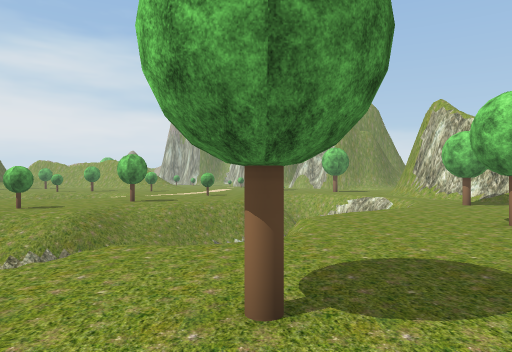
View 1 (above)

24 first-person views from a walk through a 3-D level made in the Unity game engine. The camera is 1.5 m above the floor, looks level and sees 70° across. The floor is counted in squares, 2 m on a side. Each view is taken from the middle of a square. On the plan, view 1 faces up. The plan holds only what a view shows up to about 11 squares ahead; the rest is blank. The place goes on beyond the plan. Some trees and plants on the terrain are drawn as simple stand-ins. Some surface patterns are stand-ins.

View 2
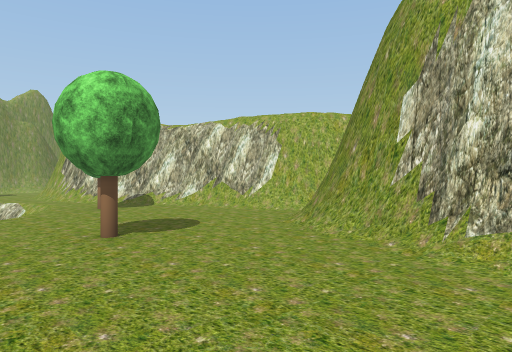

View 3
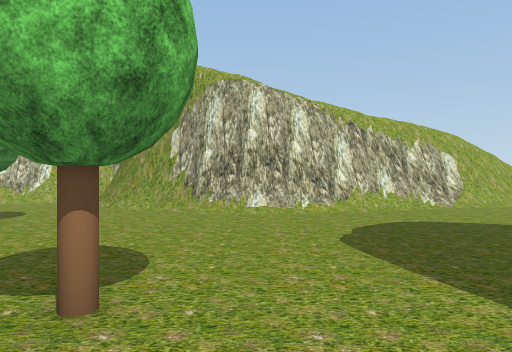

View 4
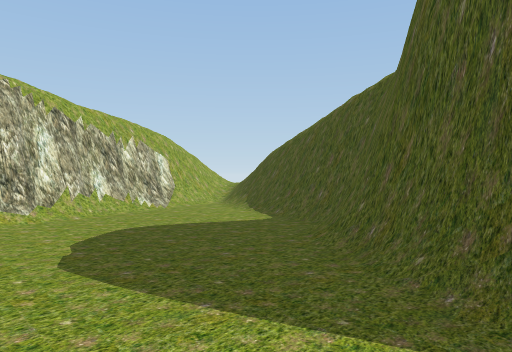

View 5
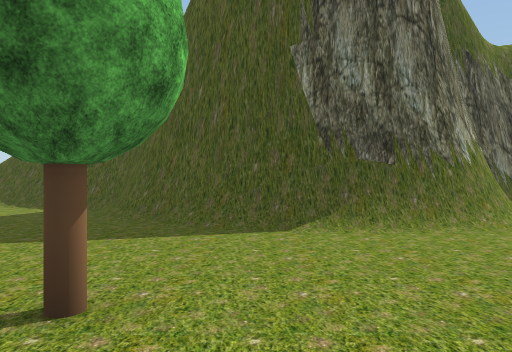

View 6
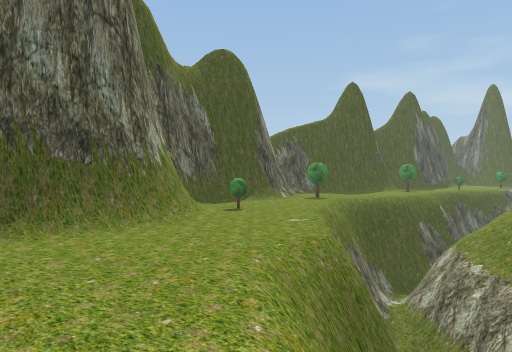

View 7
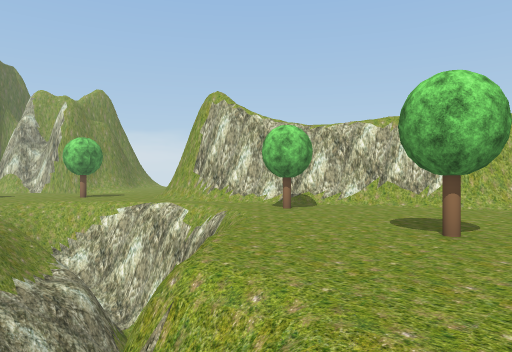

View 8
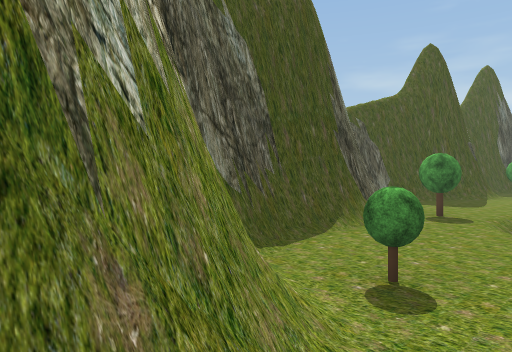

View 9
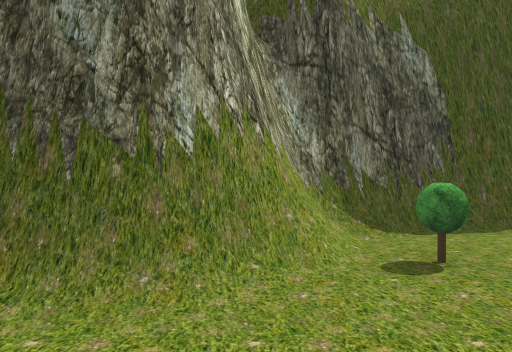

View 10
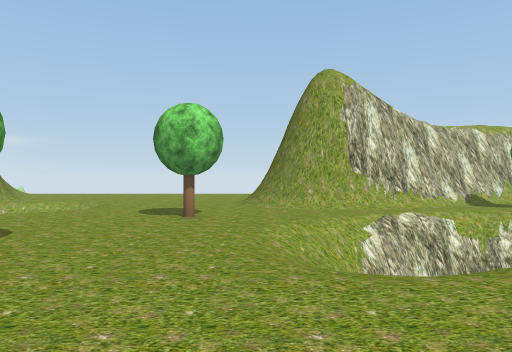

View 11
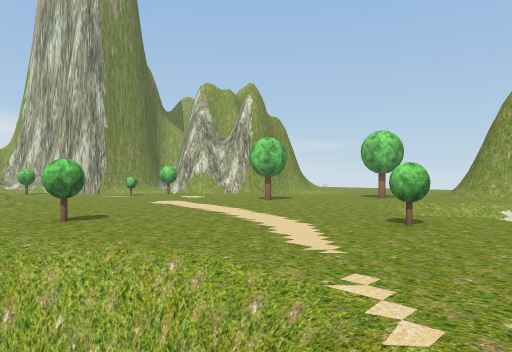

View 12
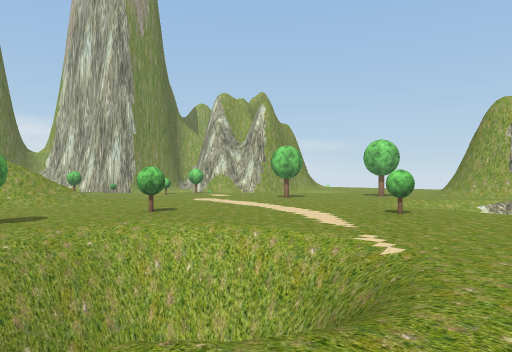

View 13
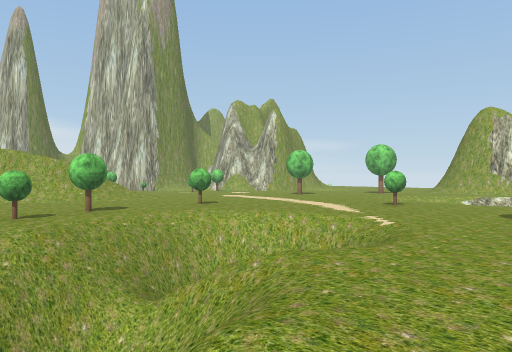

View 14
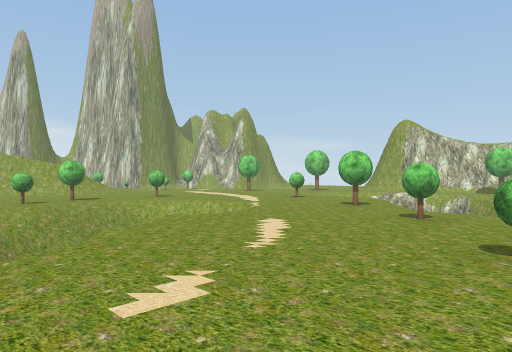

View 15
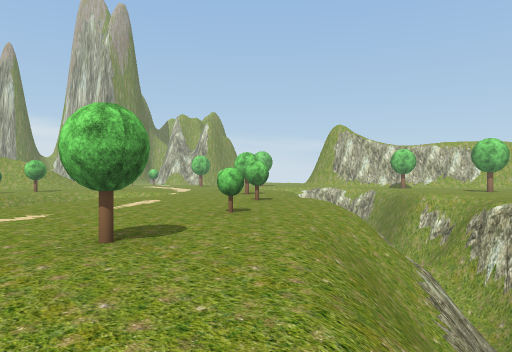

View 16
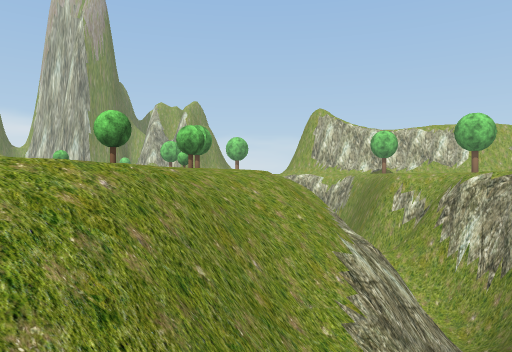

View 17
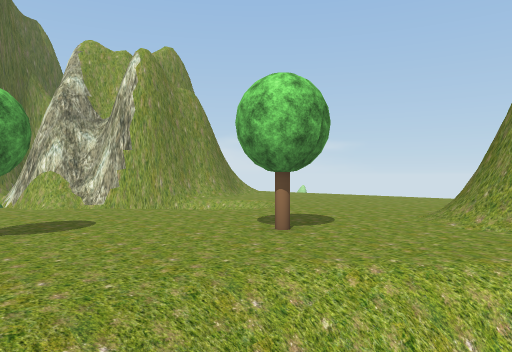

View 18
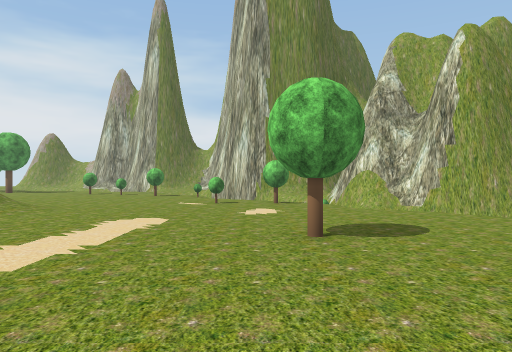

View 19
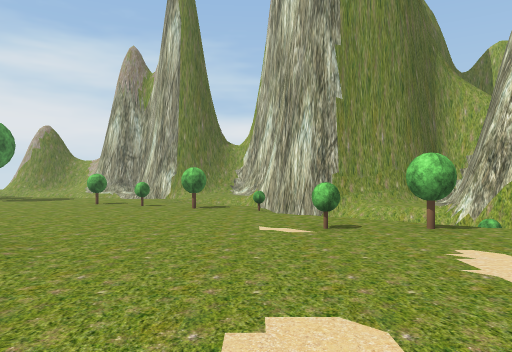

View 20
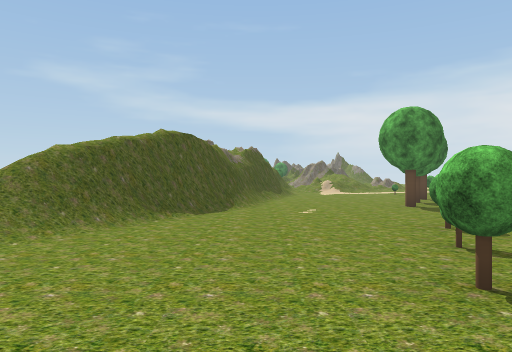

View 21
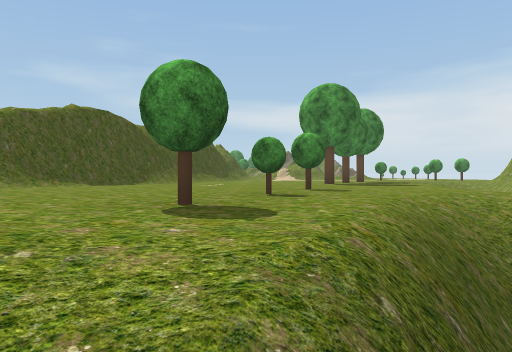

View 22
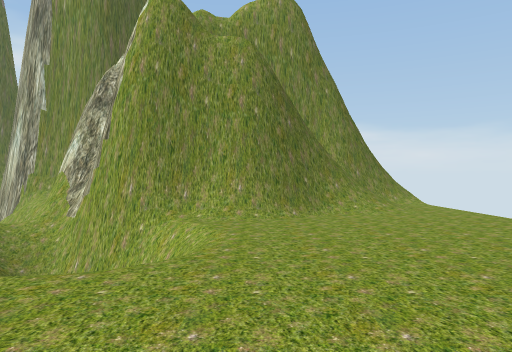

View 23
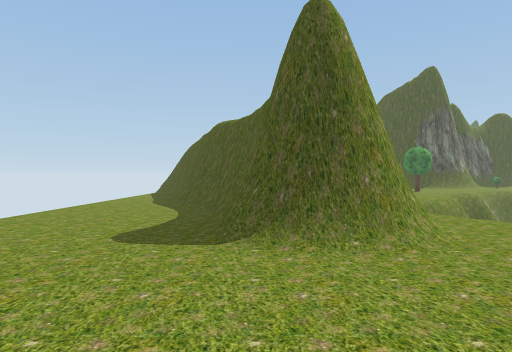

View 24
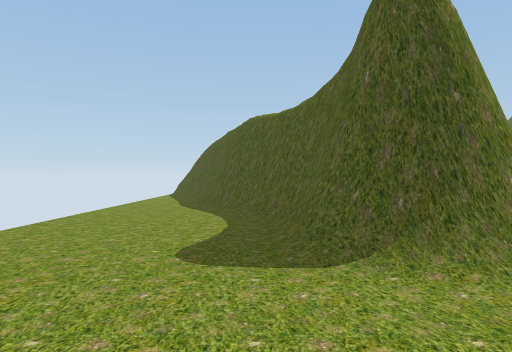

### Floor plan
Key: @ floor where view 1 was taken; # wall or solid block; . main floor; - floor 0.5 m lower than the main floor; / step, stairs or slope; = window, fence, low wall or low ledge; v drop or lower ground; O other object.
Columns run from 12 left of view 1 to 12 right of it. Each row starts with its distance up from view 1.
 30 .OO....//
 29 ......O./   ###
 28 .......O.O// ##        ##
 27 ..........O           ##/
 26 #//......../  ###     = .
 25 ####......... #/##   ##/.
 24    v##/....O.O///#####/..
 23    ==#//....... =# ......
 22    /==//........=# v.....
 21    ..///......../  /....
 20    ..............///...
 19    ..........O.........
 18   ..O..O................
 17   .O............O.......
 16   ///v/......//.../#/...
 15   //vvv.....//=/..###....
 14    vv v/..O./ =#/.###....
 13    v- v/..../  #v.#=#....
 12   v/.//.....// ##.####...
 11   /.....O..///#  ..#=#...
 10  /......./// #= v..####..
  9 .........//     .O..#=#..
  8 .......O./    v.....###..
  7  ...O..//=  #/......##
  6 ......///#=##/..O....#
  5 .O..//// =# v......###
  4 ...///v=##v........#
  3 ../=######........##
  2 ///##  #v...O.....##
  1  #### v...........#
  0  ### v......@.....#
 -1 ###v/...////......##
 -2 vv/..O.######/.....#
 -3 O...../#    ##/....#
 -4 ./######     ##/...##
 -5  ###          ####//#
 -6                  ##/#
 -7                   =

Where each view was taken, in squares from view 1:
view 1: 0 up, 0 right, facing up
view 2: 1 up, 2 right, facing up-right
view 3: 1 up, 2 left, facing right
view 4: 1 up, 1 left, facing down-right
view 5: 4 up, 1 left, facing down
view 6: 4 up, 1 left, facing down-left
view 7: 4 up, 1 left, facing up-right
view 8: 1 down, 4 left, facing down-left
view 9: 1 up, 5 left, facing down
view 10: 16 up, 3 left, facing right
view 11: 12 up, 7 left, facing up-right
view 12: 11 up, 9 left, facing up-right
view 13: 10 up, 11 left, facing up-right
view 14: 6 up, 12 left, facing up-right
view 15: 2 up, 12 left, facing up-right
view 16: 2 up, 10 left, facing up-right
view 17: 14 up, 0 right, facing up-right
view 18: 15 up, 0 right, facing up
view 19: 19 up, 2 left, facing up
view 20: 26 up, 1 left, facing left
view 21: 28 up, 1 left, facing left
view 22: 17 up, 8 right, facing up
view 23: 20 up, 8 right, facing down
view 24: 19 up, 9 right, facing down
